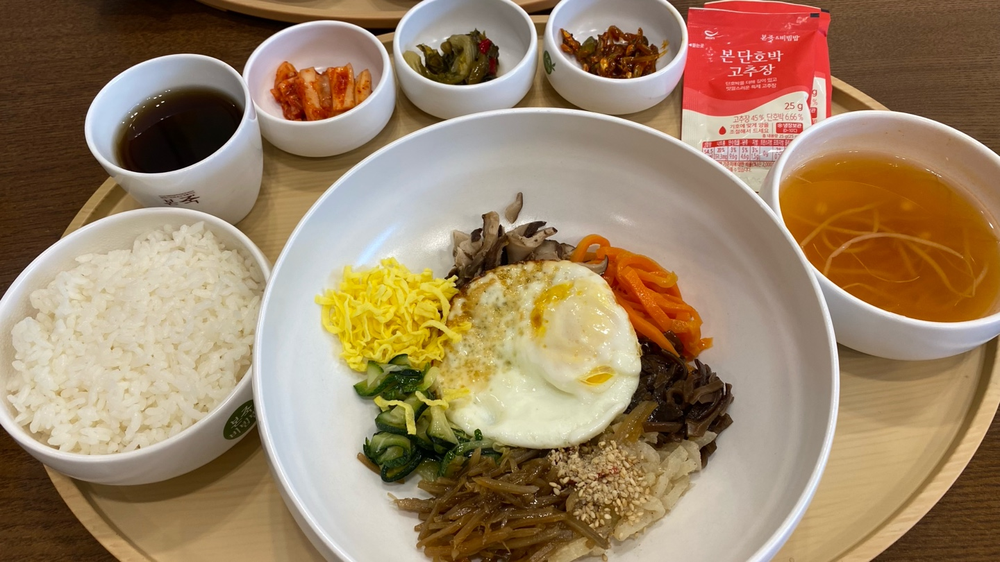
#> input picture DIP/ch12_hw/images/dish.png, 1000 x 562 px, shrunk from 1440 x 810 before the run
$ python hw_hough_circle.py
#> lines starting #> are read from the running program, lines starting #| are printed output that depends on the picture; after the words box and inside, x2 and y2 are one past the last pixel; in counts of white or black regions, pixels touching at a corner belong together
import cv2
import numpy as np
import matplotlib.pyplot as plt

# 이미지 읽기
image = cv2.imread("images/dish.png", cv2.IMREAD_COLOR)
#> image is the input picture: shape (562, 1000, 3); mean B, G, R 101.8, 131.1, 156.1
gray = cv2.cvtColor(image, cv2.COLOR_BGR2GRAY)
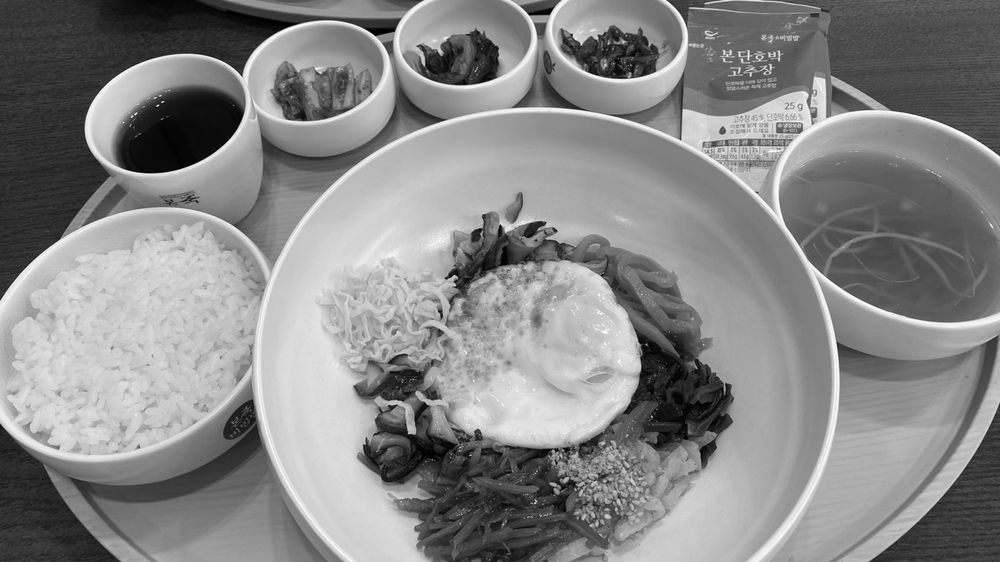
#> gray: shape (562, 1000); min 0, max 255, mean 135.3

gray_blurred = cv2.GaussianBlur(gray, (9, 9), 2)
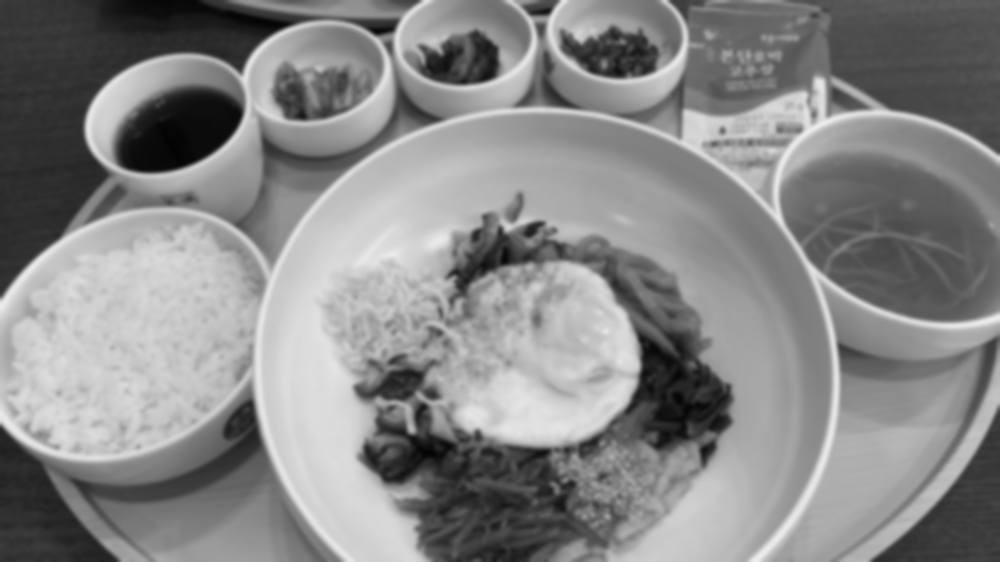
#> gray_blurred: shape (562, 1000); min 3, max 238, mean 135.3

edges = cv2.Canny(gray_blurred, 50, 150)
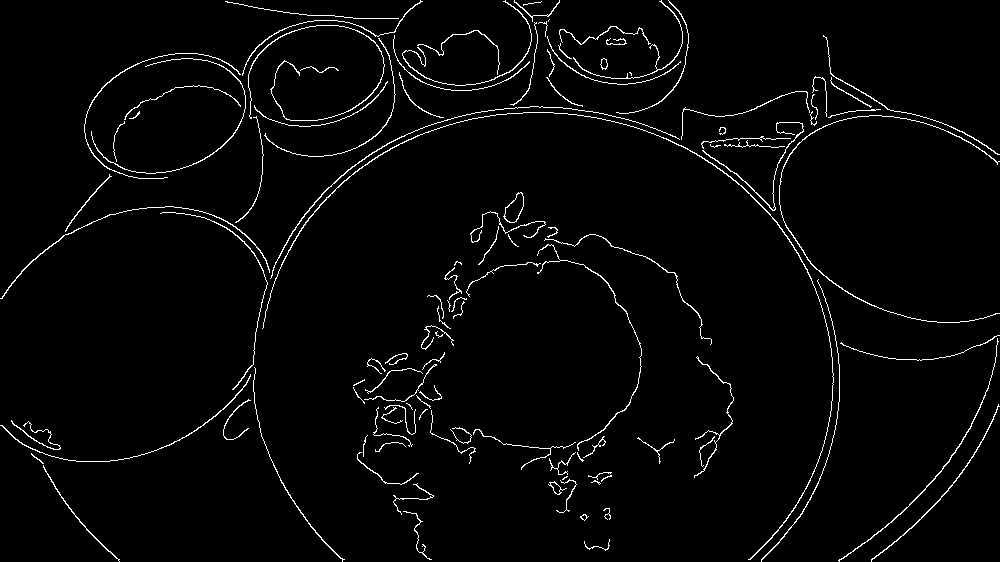
#> edges: shape (562, 1000); 2.6% white in thin lines or dots

contours, _ = cv2.findContours(edges, cv2.RETR_TREE, cv2.CHAIN_APPROX_SIMPLE)
#> contours = 121 contours, 69 with area under 20; largest, box (x1, y1, x2, y2) and area: (503, 192, 524, 223) 356, (504, 192, 524, 223) 333, (262, 112, 834, 560) 267, (838, 338, 999, 562) 126, (779, 115, 1000, 323) 122

output = image.copy()

for contour in contours:
    if len(contour) >= 5:  # 타원을 맞추기 위해 최소 5개의 점이 필요
        ellipse = cv2.fitEllipse(contour)
        (x, y), (MA, ma), angle = ellipse
        # h,w 너무 작으면 무시
        if MA > 100 and ma > 100:
            cv2.ellipse(output, ellipse, (0, 255, 0), 2)
#> this loop made 121 passes
#> (x, y, MA, ma, angle) on passes 1, 2, 3, 4, 5, 6, 7, 8, 9, 11, 12, 13: (596.2, 541.2, 15.85, 27.62, 97.71), (583.9, 516.8, 5.69, 7.57, 102.9), (583.5, 517.2, 5.16, 6.17, 28.73), (418.7, 533.8, 16.41, 49.8, 153.9), (606.8, 513.2, 6.17, 12.88, 171.5), (412.9, 501, 31.9, 36.17, 89.55), (556.5, 486.7, 12.38, 15.7, 97.25), (555.3, 487.5, 7.32, 14, 145.3), (595.5, 482.4, 3.8, 8.62, 107.5), (564.5, 495.2, 17.26, 36.31, 17.28), (564.3, 477.6, 1.27, 5.71, 57.42), (606, 478.1, 2.55, 11.9, 63.24)
#> ellipse on pass 100: ((168, 115.6), (119.6, 171.4), 72.55)
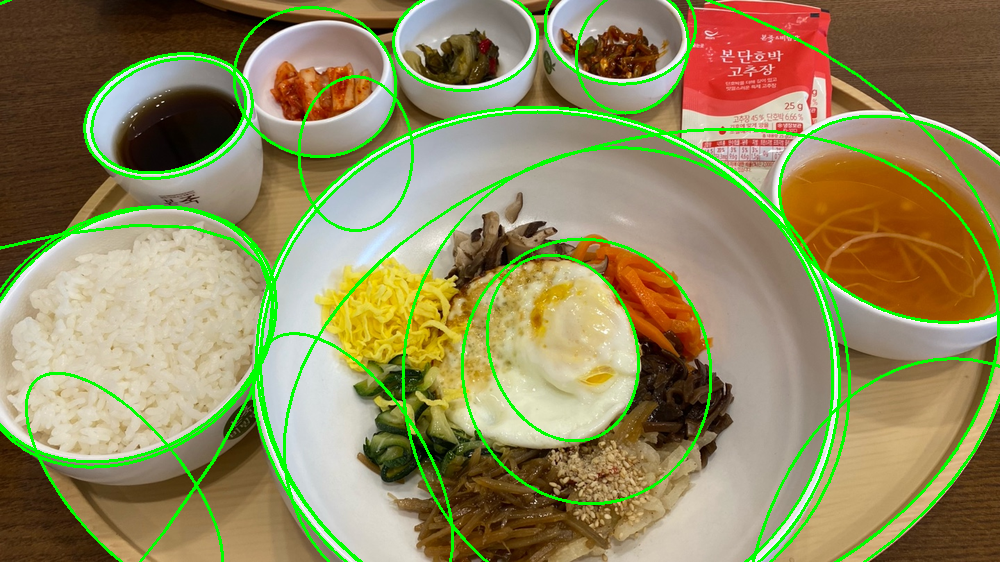
#> output: shape (562, 1000, 3); 6.94% of pixels changed, all inside (x1, y1, x2, y2) = (0, 0, 1000, 562)

plt.figure(figsize = (10, 10))
plt.imshow(cv2.cvtColor(output, cv2.COLOR_BGR2RGB))
plt.title("Elliptical Hough Transform")
plt.axis('off')
plt.show()
